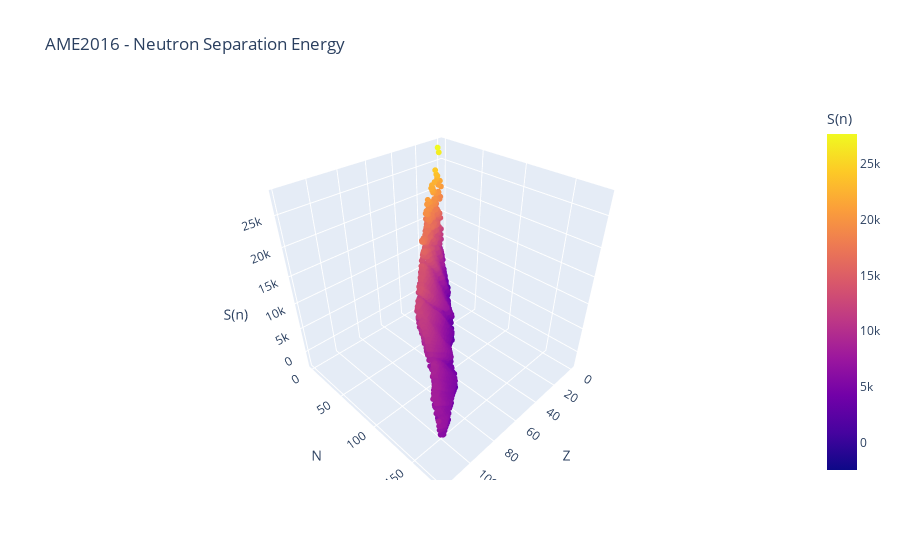

Notebook source saved alongside this figure:
### Code cell
fig = px.scatter_3d(df_final, x='Z', y='N', z='S(n)', color='S(n)', 
                    title="AME2016 - Neutron Separation Energy")
fig.update_traces(marker=dict(size=2))
fig.show()
fig.write_image(os.path.join(fig_dir, "neutron_sep_energy.svg"))
fig.write_html(os.path.join(fig_dir, "neutron_sep_energy.html"))

### Figure 1 — Plotly figure (JSON) as saved in the notebook; plotly's stock layout.template omitted (floating-point values rounded to 4 significant figures; data arrays with more than 128 entries replaced by an {"elided": "..."} marker saying what was removed)
{"data": [{"hovertemplate": "Z=%{x}<br>N=%{y}<br>S(n)=%{marker.color}<extra></extra>", "legendgroup": "", "marker": {"color": {"elided": "3554 float values"}, "coloraxis": "coloraxis", "size": 2, "symbol": "circle"}, "mode": "markers", "name": "", "scene": "scene", "showlegend": false, "type": "scatter3d", "x": {"elided": "3554 int values"}, "y": {"elided": "3554 int values"}, "z": {"elided": "3554 float values"}}], "layout": {"coloraxis": {"colorbar": {"title": {"text": "S(n)"}}, "colorscale": [[0, "#0d0887"], [0.1111, "#46039f"], [0.2222, "#7201a8"], [0.3333, "#9c179e"], [0.4444, "#bd3786"], [0.5556, "#d8576b"], [0.6667, "#ed7953"], [0.7778, "#fb9f3a"], [0.8889, "#fdca26"], [1, "#f0f921"]]}, "legend": {"tracegroupgap": 0}, "scene": {"domain": {"x": [0, 1], "y": [0, 1]}, "xaxis": {"title": {"text": "Z"}}, "yaxis": {"title": {"text": "N"}}, "zaxis": {"title": {"text": "S(n)"}}}, "title": {"text": "AME2016 - Neutron Separation Energy"}}}
